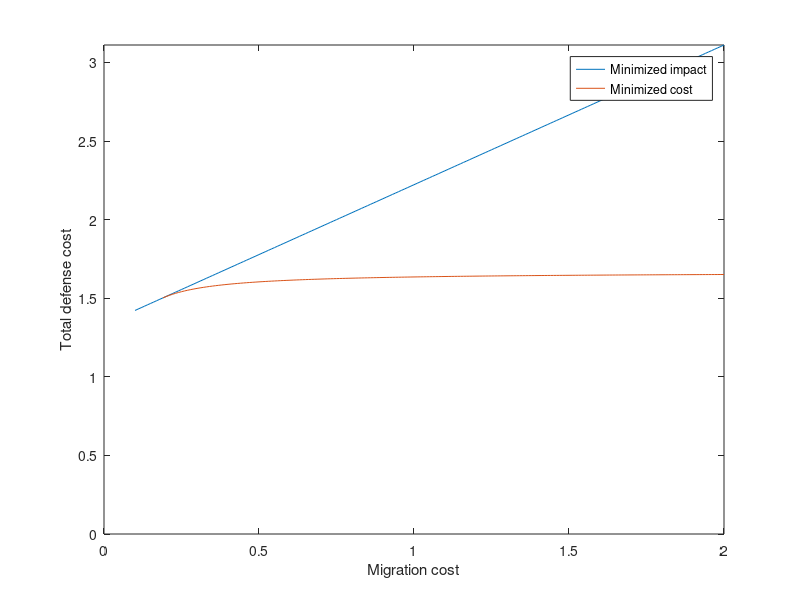

The MATLAB script that drew this image: (Note: this script raises an error after producing the figure.)
clear;
close all;
% define number of nodes and networks
m=4;
n=3;

m_mod_n = mod(m,n);
Nm = ceil(m/n) * m_mod_n * (1 - 1 / (n - m_mod_n)) * (ceil((n-m_mod_n)/(ceil(m/n)*m_mod_n))+1);
Nm = Nm + ceil((n-m_mod_n)/(ceil(m/n)*m_mod_n*(1-1/(n-m_mod_n))));
Model_coefficient = Nm * m_mod_n * ceil(m/n)*(1-m/(n*ceil(m/n)))^2;
Math_Model_coefficient = 4*Nm*m_mod_n*ceil(m/n);

start = 1/ (2*Nm*m_mod_n*(ceil(m/n)-m/n));

cms=0.1:0.01:2;
% initiate matrices for costs
skip = floor(start/0.01)-9;
Math_Model=zeros(size(cms,2)-skip,1);
Model=zeros(size(cms,2),1);

C=1;%counter coefficient
for cm=cms
    if(cm>start)
        Math_Model(C-skip)=m/n + 1 - m/(n*ceil(m/n)) - 1 / (cm * Math_Model_coefficient);
    end
    Model(C)=m/n+cm*Model_coefficient;
    C=C+1;
end
h=figure;
plot(cms,Model);
hold on;
plot(cms(:,skip+1:end),Math_Model);
hold off;
xlabel('Migration cost');
ylabel('Total defense cost');
ylim([0 inf])
legend('Minimized impact','Minimized cost','Position',[0.6 0.2 0.1 0.2]);
fontsize(16,"points");
set(h,'papersize',[5 4]);
set(h, 'PaperPosition', [-0.5 0 5 4]);
fontsize(16,"points");
print(h,'cost_with_defense_variation','-dpdf');